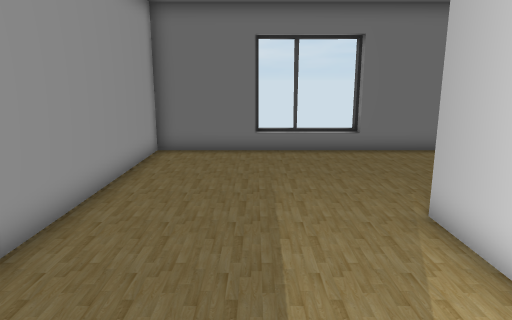
View 1 (above)

12 first-person views from a walk through a scene from a Unity 3-D project. The camera is 1.3 m above the floor, tilts 12° down and sees 70° across. The floor is counted in squares, 0.5 m on a side. Each view is taken from the middle of a square. On the plan, view 1 faces up. The plan holds only what a view shows up to about 20 squares ahead; the rest is blank. The place goes on beyond the plan. Door leaves are left out, so doorways stand open.

View 2
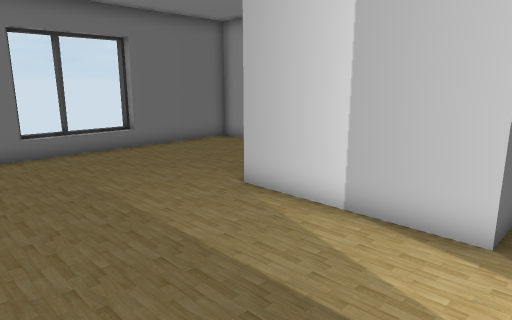

View 3
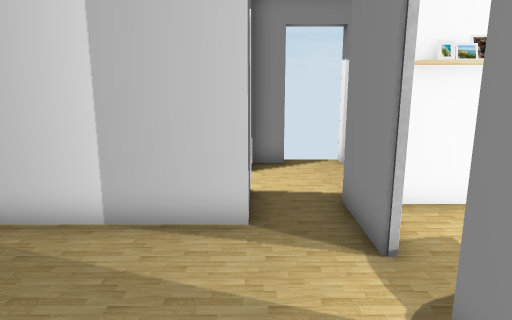

View 4
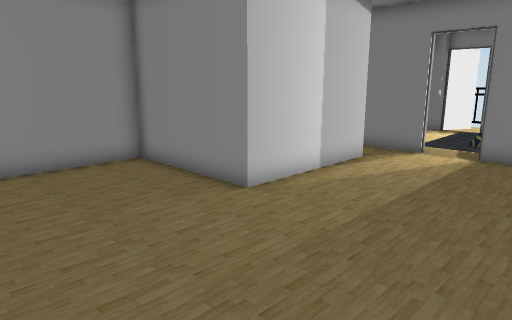

View 5
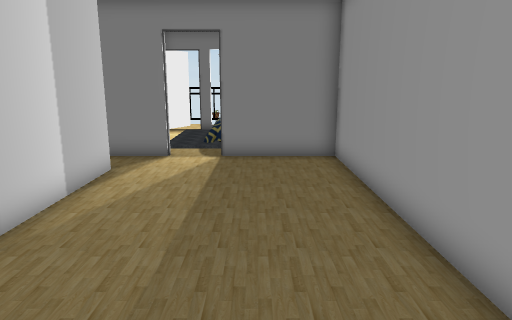

View 6
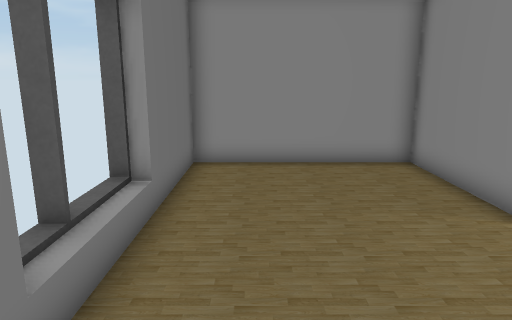

View 7
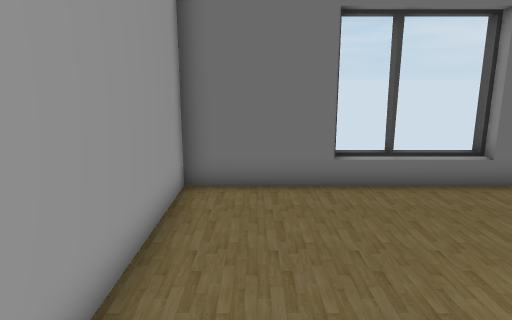

View 8
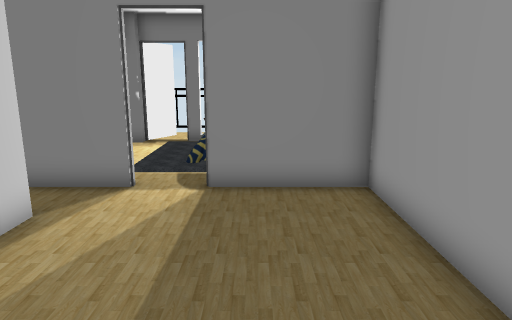

View 9
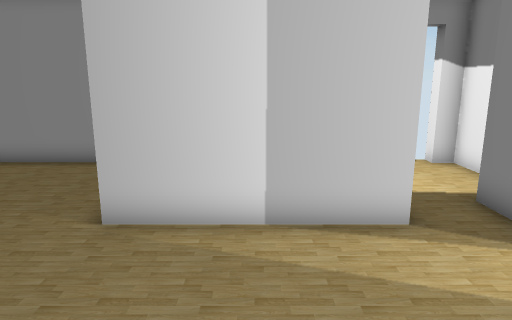

View 10
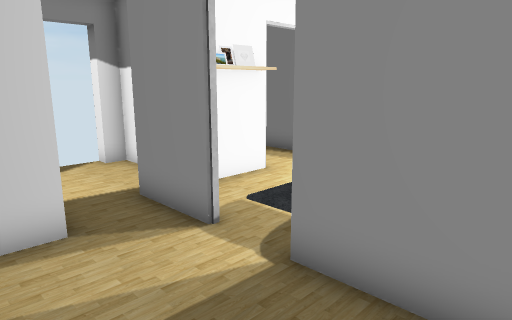

View 11
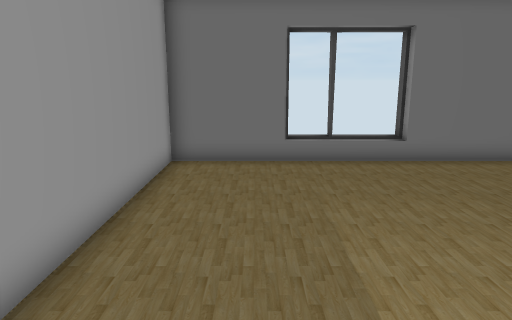

View 12
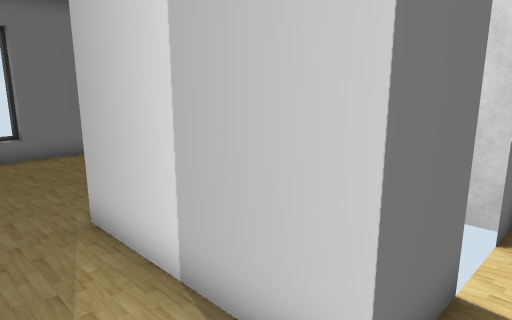

### Floor plan
Points are (right, up) in squares from view 1. A wall is a line through its corners. A room is listed if a view was taken in it or the views show most of it. See-through windows are left out.
Room 1 (views 1, 2, 3, 4, 5, 6, 7, 8, 9, 10, 11, 12)
walls: (5.8, 1.1) (3.4, 1.1) (3.4, 6.9) (8.9, 6.9) (8.9, 14.1) (3.5, 14.1); (0.5, 14.1) (-3.9, 14.1) (-3.9, -0.9) (0.2, -0.9); (4, 14) (4, 14.9); (2, -0.9) (4.9, -0.9); (8.9, 0) (8.9, 1.1) (7.6, 1.1); (7.2, -2.5) (8.9, -2.5)
ways out: open door at (1.5, -1); open door at (6.5, 1); open door at (9, -0.5)

Positions as (right, up) in squares from view 1, and headings:
1: (0, 0), facing up
2: (-3, 0), facing up-right
3: (-3, 1), facing right
4: (-3, 13), facing down-right
5: (-1, 12), facing down
6: (-3, 12), facing right
7: (-2, 5), facing up
8: (-1, 8), facing down
9: (-3, 4), facing right
10: (-3, 3), facing down-right
11: (-1, 2), facing up
12: (1, 0), facing up-right
